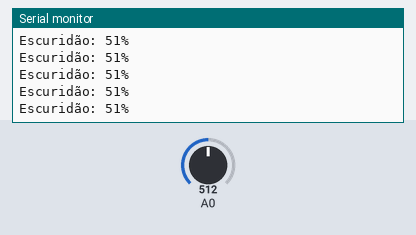
A sketch run on a simulated Arduino Uno, built with avr-gcc and run on an emulated ATmega328P. Shown: the last lines printed to the serial monitor. The test bench sets the inputs (shaded band); at power-on: A0 = 512.

Above: at 1.2 s.
1.3 s: A0 set to 716
At 1.56 s:
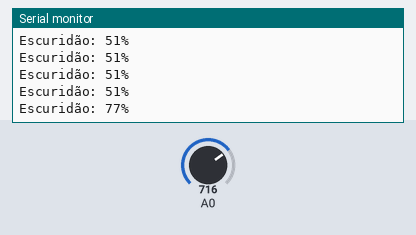
2.8 s: A0 set to 900
At 2.96 s:
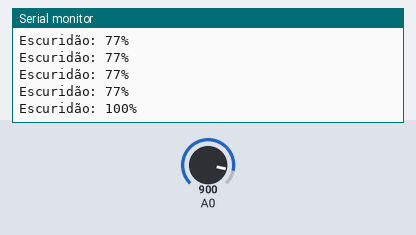
Timing chart, 0 to 5.8 s (numbered marks = the images above; inputs shaded):
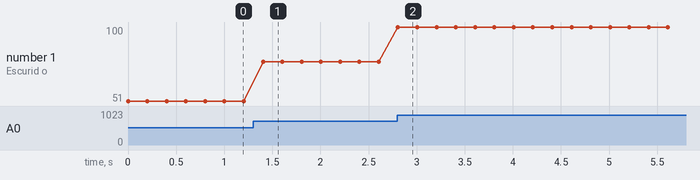

The sketch:

aula21_nivel1.ino
```cpp
// Aula 21 – Nível 1: Luz em porcentagem
// pecas: ldr A0
// map + constrain: converte a leitura do LDR em 0 a 100% de escuridão
#include <Arduino.h>                             // funções do Arduino (pinMode, digitalWrite, delay...)
void setup() {                                   // roda uma vez, quando a placa liga
  Serial.begin(9600);                            // abre o Monitor Serial a 9600 baud
}

void loop() {                                    // repete para sempre
  int leitura = analogRead(A0);                  // lê o A0 (0 a 1023)
  int escuro = map(leitura, 100, 900, 0, 100);   // faixa útil do sensor
  escuro = constrain(escuro, 0, 100);            // corta valores fora de 0..100
  Serial.print("Escuridão: ");                   // envia o texto ao Monitor Serial
  Serial.print(escuro);                          // envia escuro ao Monitor Serial
  Serial.println("%");                           // envia o texto ao Monitor Serial e quebra a linha
  delay(200);                                    // espera 200 ms
}
```

Measured:
- after the input at 1.3 s, the serial monitor: prints a new line after 0.10 s (image 1)
- after the input at 2.8 s, the serial monitor: prints a new line at once (image 2)
- plotted number 1: 51 → 77 after the input at 1.3 s, 77 → 100 after the input at 2.8 s
